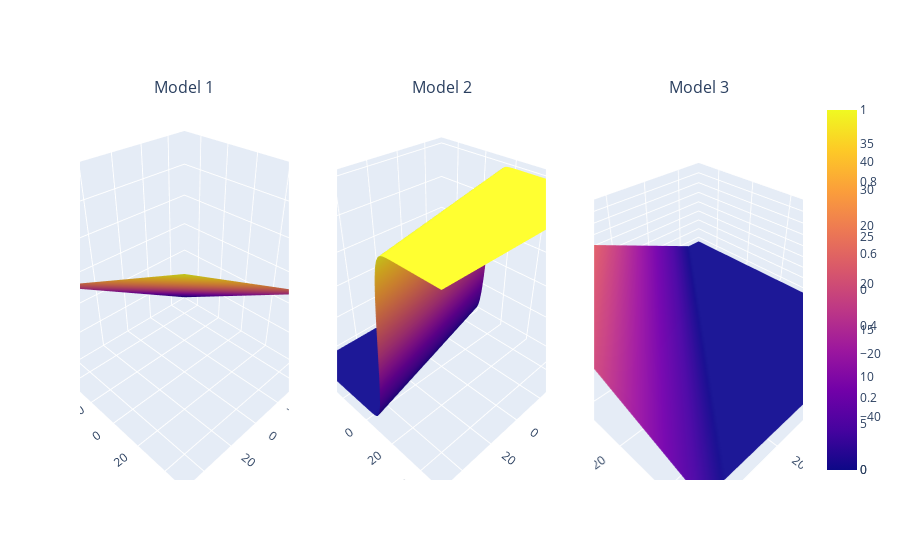

Source (notebook cell):
### Code cell
import torch
torch.manual_seed(42) # for reproducibility

from torch import nn, sigmoid
from utils import generateXGrid

model_1 = nn.Sequential( nn.Linear(2,1) )
model_2 = nn.Sequential( nn.Linear(2,1), nn.Sigmoid() )
model_3 = nn.Sequential( nn.Linear(2,1), nn.ReLU() )

n_points = 100

X, x1,x2 = generateXGrid(n_points,50)

Z1 = model_1(X).detach().numpy()
Z2 = model_2(X).detach().numpy()
Z3 = model_3(X).detach().numpy()



import plotly as plo
import plotly.graph_objects as go
from plotly.subplots import make_subplots

# create figure 
fig = make_subplots(rows=1, cols=3,subplot_titles=('Model 1', 'Model 2', 'Model 3'), specs=[[{'type': 'scene'}] * 3])

fig.add_trace(go.Surface(z=Z1.reshape(n_points,n_points), x=x1, y=x2),row=1,col=1)
fig.add_trace(go.Surface(z=Z2.reshape(n_points,n_points), x=x1, y=x2),row=1,col=2)
fig.add_trace(go.Surface(z=Z3.reshape(n_points,n_points), x=x1, y=x2),row=1,col=3)


fig.show()
